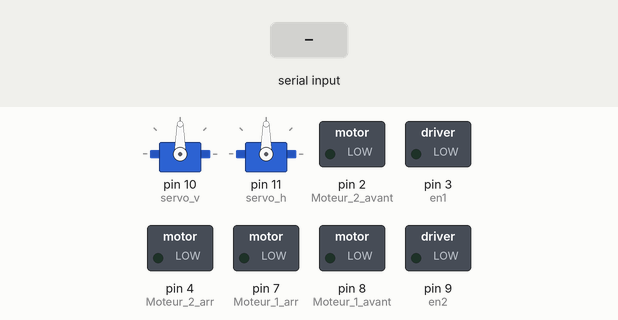
This sketch was run on a simulated Arduino Uno, built with avr-gcc and run on an emulated ATmega328P. Shown: 2 × servo, switched loads named in the sketch (green lamp = pin HIGH). The test bench sets the inputs (shaded band). What the sketch prints to the serial monitor is not drawn.

Above: at 1.2 s.
1.3 s: "a" received over Serial
At 2.3 s:
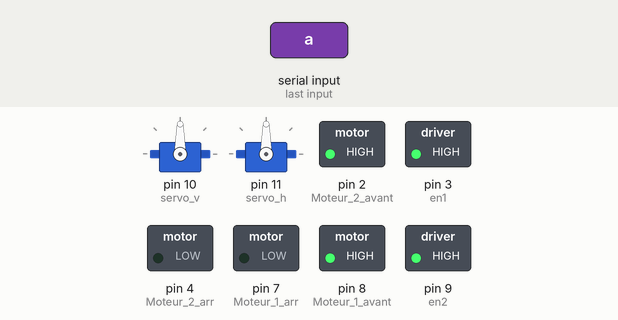
2.8 s: "r" received over Serial
At 4.0 s:
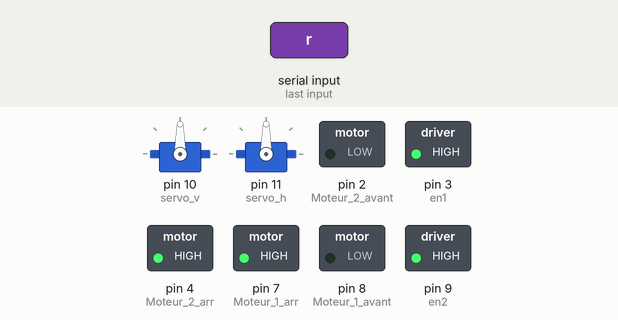
4.3 s: "g" received over Serial
At 5.0 s:
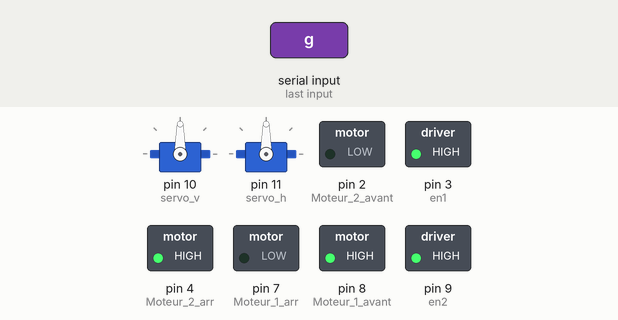
5.8 s: "d" received over Serial
At 7.0 s:
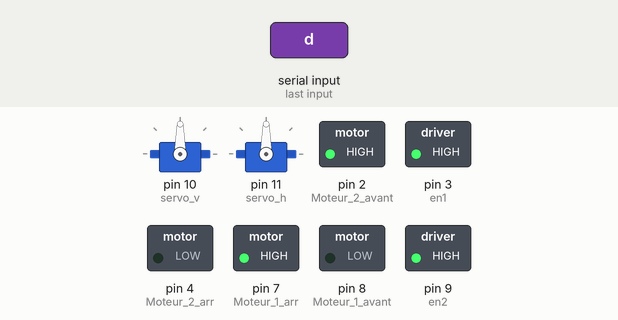
7.3 s: "h" received over Serial
At 8.3 s:
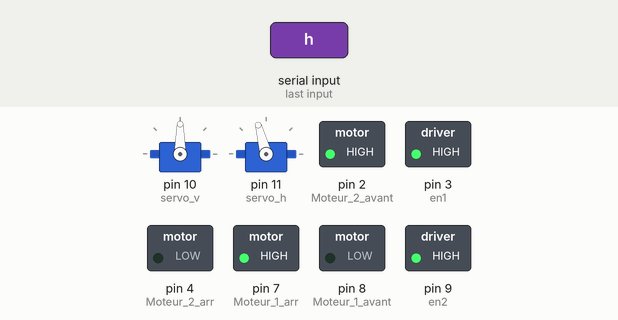
8.8 s: "v" received over Serial
At 9.5 s:
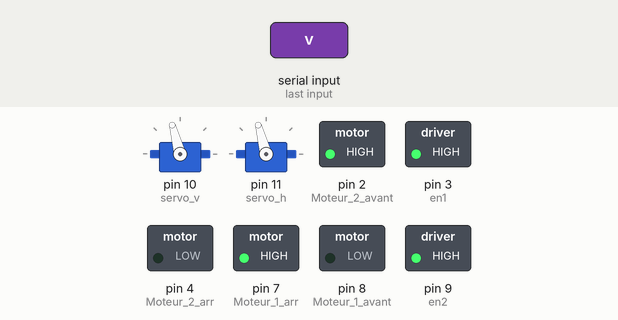
Timing chart, 0 to 11.3 s (numbered marks = the images above; inputs shaded):
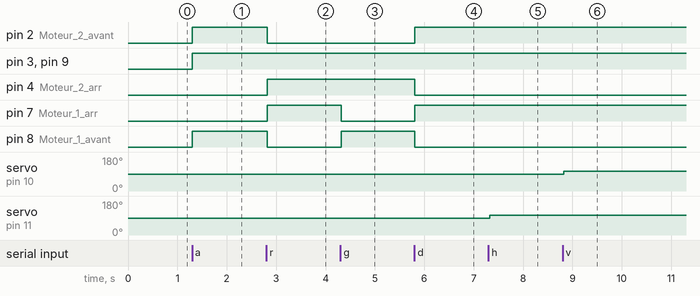

Measured:
- after the input at 1.3 s, pin 2 (Moteur_2_avant), pin 3 (en1), pin 8 (Moteur_1_avant), pin 9 (en2): LOW → HIGH at once
- after the input at 2.8 s, pin 2 (Moteur_2_avant), pin 8 (Moteur_1_avant): HIGH → LOW at once; pin 4 (Moteur_2_arr), pin 7 (Moteur_1_arr): LOW → HIGH at once
- after the input at 4.3 s, pin 7 (Moteur_1_arr): HIGH → LOW at once; pin 8 (Moteur_1_avant): LOW → HIGH at once
- after the input at 5.8 s, pin 2 (Moteur_2_avant), pin 7 (Moteur_1_arr): LOW → HIGH at once; pin 4 (Moteur_2_arr), pin 8 (Moteur_1_avant): HIGH → LOW at once
- after the input at 7.3 s, servo on pin 11 (servo_h): 90° → 105° at once
- after the input at 8.8 s, servo on pin 10 (servo_v): 90° → 105° at once

The sketch:

Curiosity_Deplacement.ino
```cpp
const byte Moteur_1_avant = 8;
const byte Moteur_1_arr = 7;
const byte Moteur_2_avant = 2;
const byte Moteur_2_arr = 4;
const byte en1 = 3;/*-sur le pont en H - Moteur1*/
const byte en2 = 9;/*-sur le pont en H - Moteur2*/

/*Liaison série*/
#include "SoftwareSerial.h"
//SoftwareSerial mySerial(5, 4); // RX | TX

/* Bibliothéque pour les servos */
#include <Servo.h>
Servo servo_v;/*servo qui gére le déplacement vertical*/
Servo servo_h;/*servo qui gére le déplacement horizontal*/


char command;//Commande pour la liaison série
int angle_h;//Angle du servo sui gère l'horizontale
int angle_v;

void setup() {

Serial.begin(9600);//57600
Serial.println("Connexion série OK");

servo_v.attach(10);//Commande pwm du servo horizontale sur la broche 10
servo_h.attach(11);

/*initialisation positionnement caméra au centre */
angle_h=90;
angle_v=90;
servo_v.write(angle_v);
servo_h.write(angle_h);

/*Declaration moteurs*/
pinMode(Moteur_1_avant,OUTPUT);//Moteur 1
pinMode(Moteur_1_arr,OUTPUT);//Moteur 1
pinMode(Moteur_2_avant,OUTPUT);//Moteur 2
pinMode(Moteur_2_arr,OUTPUT);//Moteur 2

pinMode(en1,OUTPUT);//Enable motor 1
pinMode(en2,OUTPUT);//Enable motor 2
}

void loop() {

if (Serial.available())
   {
    command=(Serial.read());
    switch (command) {

        case 'a': // Robot Tank Forward
        analogWrite(en1,255);
        analogWrite(en2,255);
        digitalWrite(Moteur_1_avant, HIGH);
        digitalWrite(Moteur_2_avant, HIGH);
        digitalWrite(Moteur_1_arr, LOW);
        digitalWrite(Moteur_2_arr, LOW);
        Serial.println("Robot Tank Forward");
        break;

        case 'r': // Robot Tank Backward
        analogWrite(en1,255);
        analogWrite(en2,255);
        digitalWrite(Moteur_1_avant, LOW);
        digitalWrite(Moteur_2_avant, LOW);
        digitalWrite(Moteur_1_arr, HIGH);
        digitalWrite(Moteur_2_arr, HIGH);
        Serial.println("Robot Tank Backward");
        break;

        case 'g': // Robot Tank Left
        analogWrite(en1,255);
        analogWrite(en2,255);
        digitalWrite(Moteur_1_avant, HIGH);
        digitalWrite(Moteur_2_avant, LOW);
        digitalWrite(Moteur_1_arr, LOW);
        digitalWrite(Moteur_2_arr, HIGH);
        Serial.println("Robot Tank Left");
        break;

        case 'd': // Robot Tank Right
        analogWrite(en1,255);
        analogWrite(en2,255);
        digitalWrite(Moteur_1_avant, LOW);
        digitalWrite(Moteur_2_avant, HIGH);
        digitalWrite(Moteur_1_arr, HIGH);
        digitalWrite(Moteur_2_arr, LOW);
        Serial.println("Robot Tank Right");
        break;

        case 'h': //Cam horizontale vers la gauche
        /*servo_v.write(angle_v);*/

        if (angle_h <= 165)
          {
          angle_h=angle_h+15;
          servo_h.write(angle_h);
          Serial.println(angle_h);
          }
        break;

        case 'j': //Cam horizontale vers la droite
        if (angle_h >= 15)
          {
          angle_h=angle_h-15;
          servo_h.write(angle_h);
          Serial.println(angle_h);
          }
        break;

        case 'v': //Cam horizontale vers le bas
        if (angle_v <= 165)
          {
          angle_v=angle_v+15;
          servo_v.write(angle_v);
          Serial.println(angle_v);
          }
        break;

        case 'f': //Cam horizontale vers le haut
        if (angle_v >= 15)
          {
          angle_v=angle_v-15;
          servo_v.write(angle_v);
          Serial.println(angle_v);
          }
        break;
        default: //Stop The Robot Tank
        analogWrite(en1,0);
        analogWrite(en2,0);
        //digitalWrite(Moteur_2_avant, LOW);
        //digitalWrite(Moteur_2_arr, LOW);
        Serial.println("Robot Tank Stop");
        }
   }
        else {
        Serial.println("Attente d'une commande");
        }

  }
```
